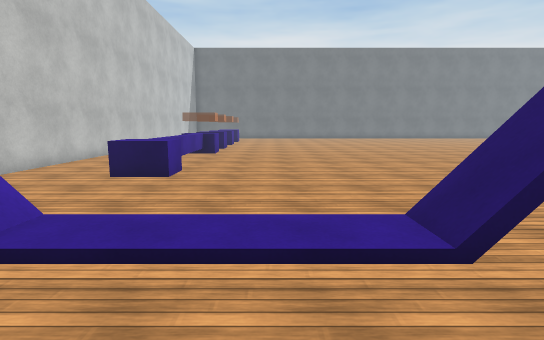
view 1 (above)

23 first-person views from a walk through a 3-D level made in the Unity game engine. The camera is 1.4 m above the floor, tilts 8° down and sees 80° across. The floor is counted in squares, 1 m on a side. Each view is taken from the middle of a square. On the plan, view 1 faces up. The plan holds only what a view shows up to about 15 squares ahead; the rest is blank. The place goes on beyond the plan. Surface patterns are stand-ins for the level's own textures.

view 2
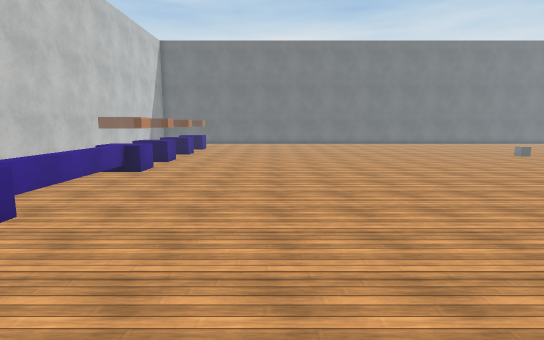

view 3
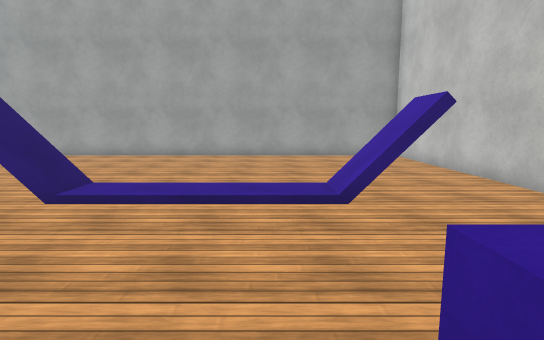

view 4
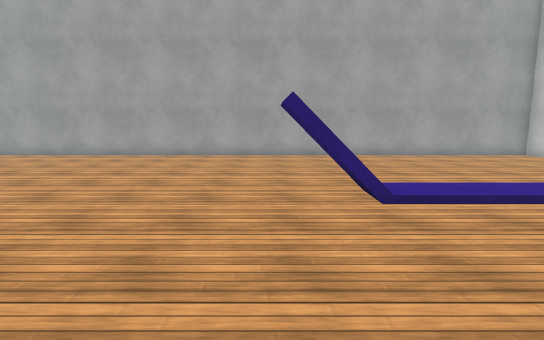

view 5
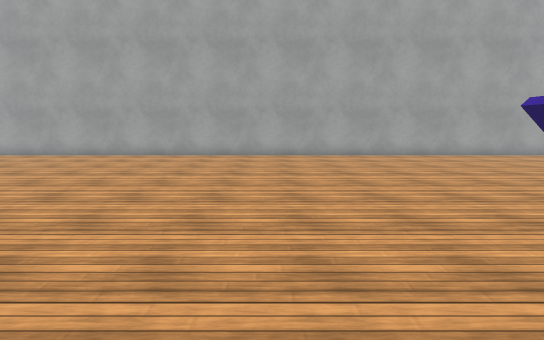

view 6
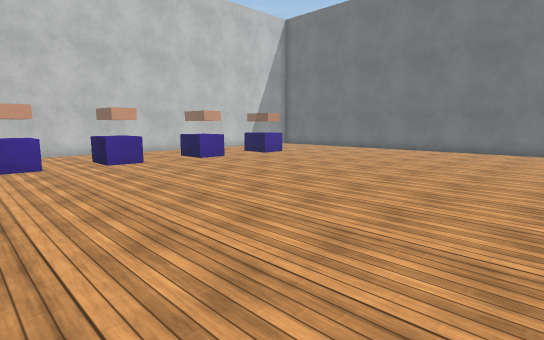

view 7
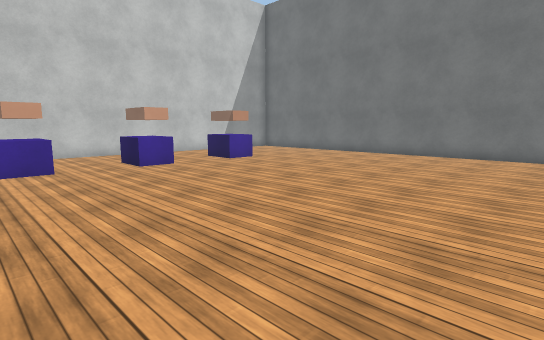

view 8
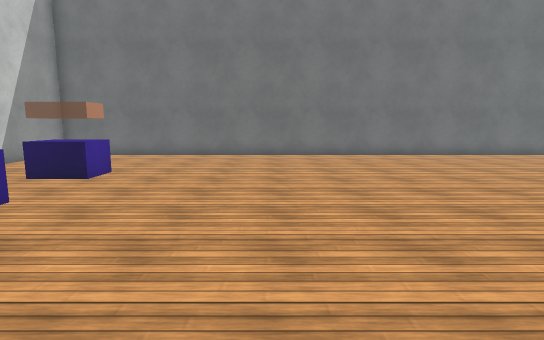

view 9
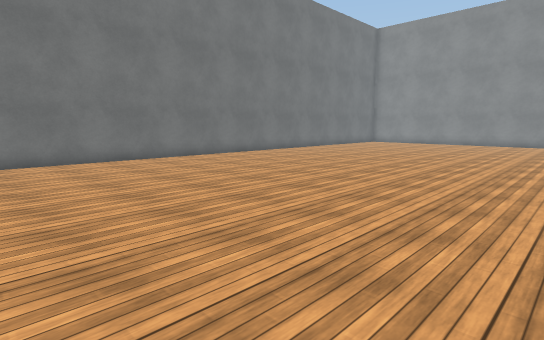

view 10
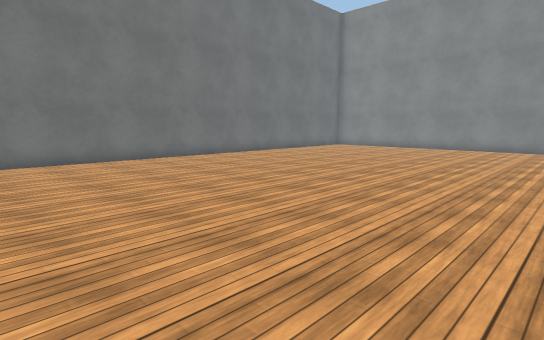

view 11
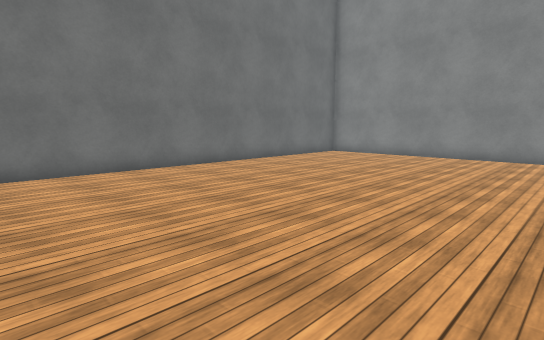

view 12
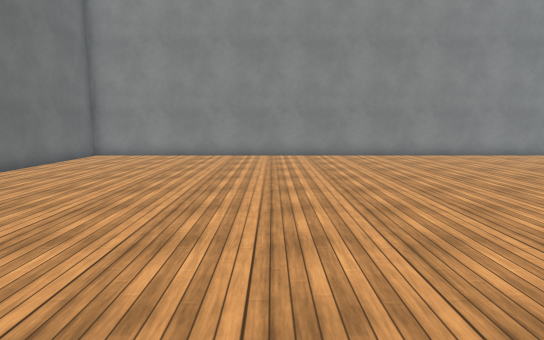

view 13
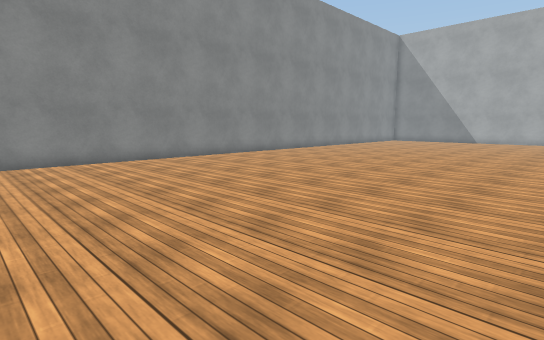

view 14
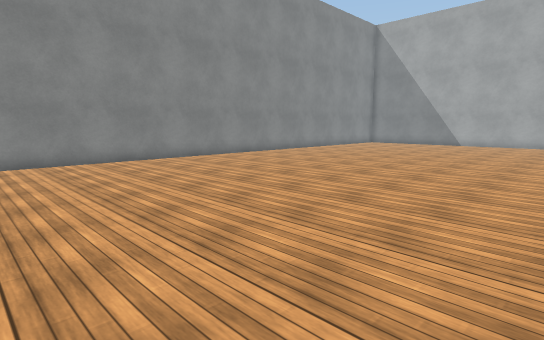

view 15
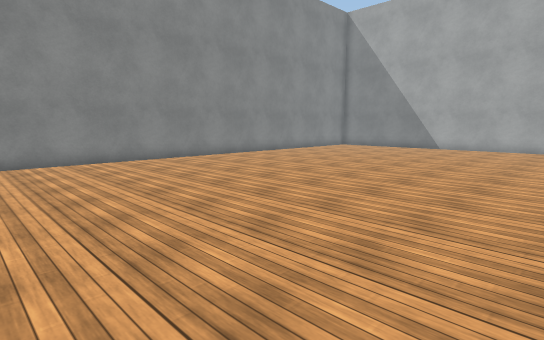

view 16
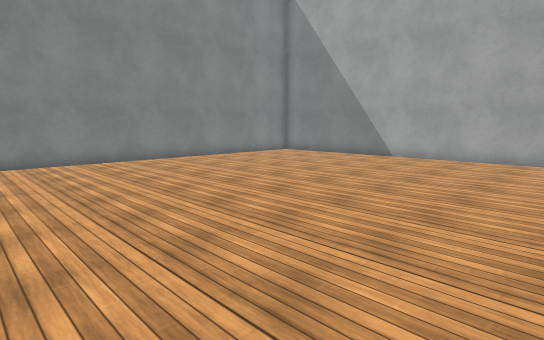

view 17
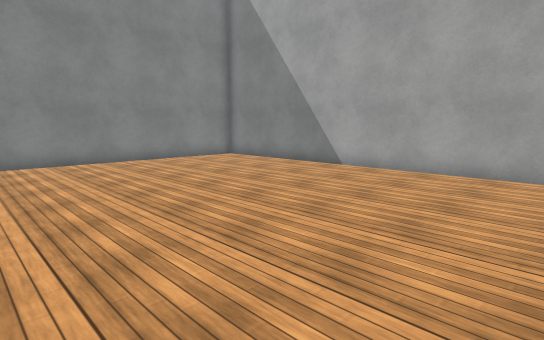

view 18
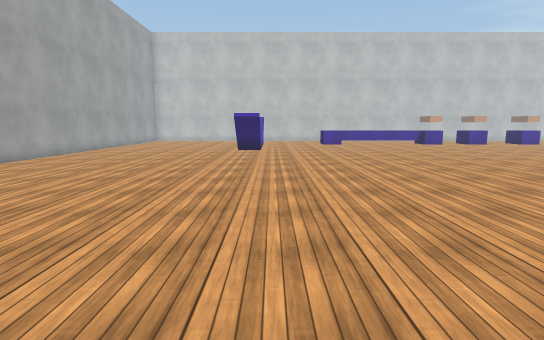

view 19
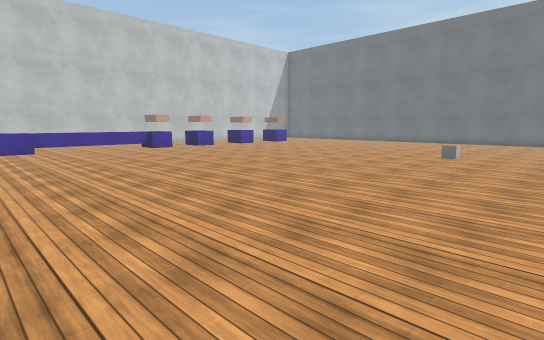

view 20
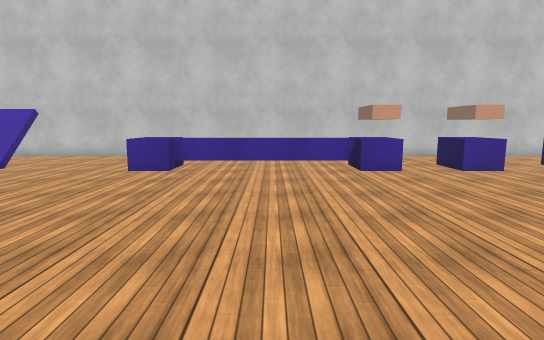

view 21
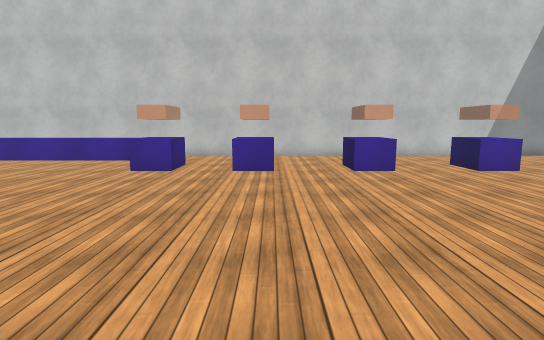

view 22
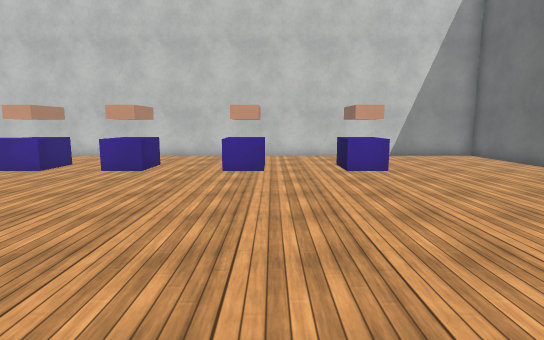

view 23
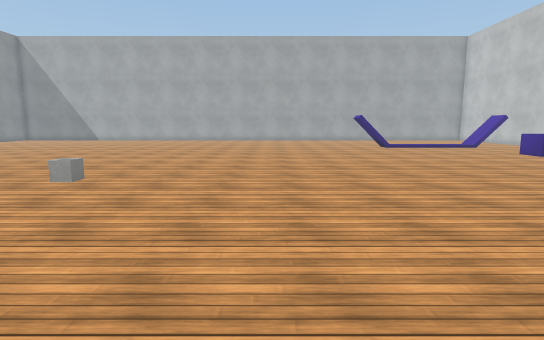

### Floor plan
Key: @ floor where view 1 was taken; # wall or solid block; . main floor; : floor 0.25 m higher than the main floor; / step, stairs or slope; = window, fence, low wall or low ledge; ^ raised ledge; v drop or lower ground; O other object.
Columns run from 8 left of view 1 to 31 right of it. Each row starts with its distance up from view 1.
 33 ########################################
 32 #......................................#
 31 #......................................#
 30 #......................................#
 29 #......................................#
 28 #......................................#
 27 #...#O.................................#
 26 #...OO.................................#
 25 #......................................#
 24 #...OO.................................#
 23 #...OO.................................#
 22 #......................................#
 21 #......................................#
 20 #...##.................................#
 19 #...O#..................  .............#
 18 #....................O..  .............#
 17 #...##..................  .............#
 16 #...#O................... .............#
 15 #  .^..................................#
 14 #. .^..................................#
 13 #. .^..................................#
 12 #...^..................................#
 11 #...^..................................#
 10 #...OO.................................#
  9 #...OO.................................#
  8 #......................................#
  7 #......................................#
  6 #......................................#
  5 #......................................#
  4 #..OO::::://#..........................#
  3 #... /////=v...........................#
  2 #......................................#
  1 #......................................#
  0 #.......@..............................#
 -1 #......................................#
 -2 #......................................#
 -3 #......................................#
 -4 #......................................#
 -5 ########################################

Where each view was taken, in squares from view 1:
view 1: 0 up, 0 right, facing up
view 2: 4 up, 2 right, facing up
view 3: 10 up, 2 left, facing down
view 4: 10 up, 4 right, facing down
view 5: 10 up, 9 right, facing down
view 6: 15 up, 9 right, facing up-left
view 7: 18 up, 8 right, facing up-left
view 8: 18 up, 2 right, facing up
view 9: 20 up, 6 right, facing up-right
view 10: 20 up, 11 right, facing up-right
view 11: 23 up, 16 right, facing up-right
view 12: 25 up, 16 right, facing right
view 13: 23 up, 18 right, facing down-right
view 14: 19 up, 18 right, facing down-right
view 15: 15 up, 18 right, facing down-right
view 16: 9 up, 18 right, facing down-right
view 17: 5 up, 18 right, facing down-right
view 18: 5 up, 20 right, facing left
view 19: 7 up, 16 right, facing up-left
view 20: 13 up, 7 right, facing left
view 21: 20 up, 7 right, facing left
view 22: 24 up, 7 right, facing left
view 23: 24 up, 9 right, facing down
